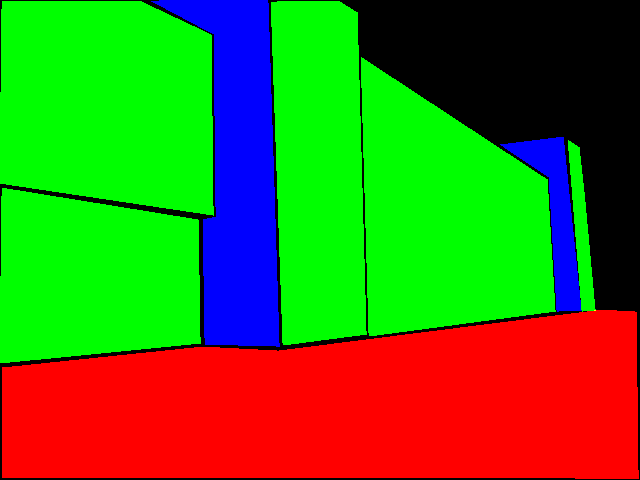
//> input picture data/york/p1020822.png, 640 x 480 px, given in place of P1020822.jpg, which was not available
$ ./mxGetEdges   (built with g++ and OpenCV 4)
//> lines starting //> are read from the running program, lines starting //| are printed output that depends on the picture; after the words box and inside, x2 and y2 are one past the last pixel; in counts of white or black regions, pixels touching at a corner belong together; pictures that were not available may be replaced by others from this repository, and a replacement may not be noted
#include<stdlib.h>
#include<string.h>
#include<math.h>
#include<assert.h>

//#define MATLAB

#ifdef MATLAB
#include<mex.h>
#endif

#ifdef _OPENMP
#include <omp.h>
#else
#warning Not using OpenMP
#endif

#include <iostream>
#include <math.h>
#include <stdlib.h>
#include <unistd.h>
#include <vector>
#include <list>
#include <sstream>

#include "opencv2/imgproc/imgproc.hpp"
#include "opencv2/highgui/highgui.hpp"
#include "opencv2/core/core_c.h"
#include <vector>

#define uint8 unsigned char
#define uint unsigned int
#define WHITE 255
#define BLACK 0
//#define CANNY_THRESH 500
#define CANNY_THRESH 200
#define CANNY_MASK   5

//#define DEBUG

template<class T> class Image
{
  private:
  IplImage* imgp;
  public:
  Image(IplImage* img=0) {imgp=img;}
  ~Image(){imgp=0;}
  void operator=(IplImage* img) {imgp=img;}
  inline T* operator[](const int rowIndx) {
    return ((T *)(imgp->imageData + rowIndx*imgp->widthStep));}
};


// [9 lines left out: functions getColor, setColor, not called in this run]

//---------------------------------------------------------------------
//---------------------------------------------------------------------
//---------------------------------------------------------------------
#ifdef _OPENMP
int OMP_getNbThread()
{
int nthreads=1, tid;

/* Fork a team of threads with each thread having a private tid variable */
#pragma omp parallel private(tid)
 {
   tid = omp_get_thread_num();
   //printf("[%d] thread\n", tid);
   /* Only master thread does this */
   if (tid == 0)
     {
       nthreads = omp_get_num_threads();
       //printf("[%d] Number of threads = %d\n", tid,nthreads);
     }
 }  /* All threads join master thread and terminate */

 printf("Number of threads = %d\n", nthreads);
 return nthreads;
}
#endif
//---------------------------------------------------------------------
//---------------------------------------------------------------------
//---------------------------------------------------------------------
#ifdef _OPENMP
//Parallel version
void
OMP_eraseBorder(IplImage* iplEdge)
{
  Image<uint8> iplEdgeT(iplEdge);

  //make sure border is off
  int tid;
#pragma omp parallel private(tid)
  {
    tid = omp_get_thread_num();
    if (tid==0)
      {
	for (int y = 0; y < iplEdge->height; y++)
	  {
	    iplEdgeT[y][0              ] = BLACK;
	    iplEdgeT[y][1              ] = BLACK;
	    iplEdgeT[y][2              ] = BLACK;
	    iplEdgeT[y][iplEdge->width-1] = BLACK;
	    iplEdgeT[y][iplEdge->width-2] = BLACK;
	    iplEdgeT[y][iplEdge->width-3] = BLACK;
	  }
      }
    else if (tid==1)
      {
	for (int x = 0; x < iplEdge->width; x++)
	  {
	    iplEdgeT[0               ][x] = BLACK;
	    iplEdgeT[1               ][x] = BLACK;
	    iplEdgeT[2               ][x] = BLACK;
	    iplEdgeT[iplEdge->height-1][x] = BLACK;
	    iplEdgeT[iplEdge->height-2][x] = BLACK;
	    iplEdgeT[iplEdge->height-3][x] = BLACK;
	  }
      }
  }
}
#define eraseBorder  OMP_eraseBorder
#else
//non-Parallel version
void
eraseBorder(IplImage* iplEdge)
{
  Image<uint8> iplEdgeT(iplEdge);

  //make sure border is off
  for (int y = 0; y < iplEdge->height; y++)
    {
      iplEdgeT[y][0              ] = BLACK;
      iplEdgeT[y][iplEdge->width-1] = BLACK;
    }
  for (int x = 0; x < iplEdge->width; x++)
    {
      iplEdgeT[0               ][x] = BLACK;
      iplEdgeT[iplEdge->height-1][x] = BLACK;
    }

}
#endif


//---------------------------------------------------------------------
//---------------------------------------------------------------------
//---------------------------------------------------------------------
#ifdef _OPENMP
//Parallel version
void
OMP_eliminateJunction(IplImage* iplEdge, uint8 edgC, uint8 backC)
{
  int W = iplEdge->width;
  int H = iplEdge->height;

   Image<uint8> iplEdgeT(iplEdge);


  IplImage* iplIntImg = cvCreateImage( cvSize(W+1, H+1), IPL_DEPTH_32S, 1 );
  cvIntegral(iplEdge, iplIntImg,NULL, NULL );
  Image<int>  iplIntImgT(iplIntImg);

  int nthreads = OMP_getNbThread();

  int tid;
#pragma omp parallel private(tid)
  {
    tid = omp_get_thread_num();
    int bg = tid+1;
    printf("[%d] Starting at %d\n", tid,bg);
    for (int y = bg; y < iplEdge->height-1; y+=nthreads) {
      //printf("%d %d %d %d\n", tid,y,iplEdge->height-1, nthreads );
      for (int x = 1; x < iplEdge->width-1; x++) {
	//even if current pixel is not mark, we mark it
	//a junction can have no edge!
	//double s = iplEdgeT[y][x];
	//if (s!=edgC)
	//  nbEdge+=255;

	//faster than above
	uint nbEdge=255 - iplEdgeT[y][x]; //if no edge, add 255, otherwise, start at 0, will be added below

	nbEdge += (  iplIntImgT[y-1][x-1]
		     + iplIntImgT[y+2][x+2]
		     - iplIntImgT[y+2][x-1]
		     - iplIntImgT[y-1][x+2]);

	if (nbEdge>=4*255)
	  iplEdgeT[y][x] = backC;

      }}
  }  //end pragma omp parallel private(tid)

}
#define eliminateJunction OMP_eliminateJunction
#else
void
eliminateJunction(IplImage* iplEdge, uint8 edgC, uint8 backC)
{
  Image<uint8> iplEdgeT(iplEdge);


   //IplImage* iplIntImg = cvCreateImage( cvSize(W+1, H+1), IPL_DEPTH_32S, 1 );
  //cvIntegral(iplEdge, iplIntImg,NULL, NULL );
  //Image<int>  iplIntImgT(iplIntImg);


  for (int x = 1; x < iplEdge->width-1; x++){
    for (int y = 1; y < iplEdge->height-1; y++)
      {
	uint nbEdge=0;

	nbEdge = ( iplEdgeT[y-1][x] +
		   iplEdgeT[y+1][x] +
		   iplEdgeT[y][x+1] +
		   iplEdgeT[y][x-1]);


	if (nbEdge>=3*255)
	  {
	    iplEdgeT[y][x]   = backC;
	    iplEdgeT[y-1][x] = backC;
	    iplEdgeT[y+1][x] = backC;
	    iplEdgeT[y][x-1] = backC;
	    iplEdgeT[y][x+1] = backC;
	  }
	// [23 lines of commented-out code are left out]

      }
  }

}

#endif

//Two pass flood fill to make sure points are ordered
//this is robust to loop!
//there must be no junctions
std::vector< CvPoint>
floodfill(CvPoint seed, uint8 edgC,  uint8 bckV, IplImage* img)
{
  Image<uint8> imgT(img);

  std::vector<CvPoint> vPt;
  uint8 bckV2 = bckV+10;

  uint8 s = imgT[seed.y][seed.x];
  if (s != edgC)  //not an edge
    return vPt;

  vPt.push_back(seed);
  imgT[seed.y][seed.x] = bckV2;

  uint i =0;
  uint lastPush=0;
  uint lastPushPrev=0;
  //pass one: this is just a naive floodfill
  while (true)
    {
      CvPoint p_curr = vPt[i];
      CvPoint p = p_curr;

      for (int x=-1;x<=1;x++)
	{
	  for (int y=-1;y<=1;y++)
	    {
	      p.x=p_curr.x+x;
	      p.y=p_curr.y+y;
	      //printf("%d %d\n", p.x,p.y);
	      //s = cvGet2D(img,p.y,p.x);
	      s = imgT[p.y][p.x];
	      if (s==edgC)  {
		vPt.push_back(p);		//cvSet2D(img,p.y,p.x, bckV2);
		imgT[p.y][p.x] = bckV2;
		lastPushPrev = i;
		lastPush     = vPt.size()-1;
	      }
	    }
	}
      i++;

      if (i==vPt.size())
	break;

    }
  if (vPt.size() < 3)
    return vPt;

  CvPoint p1 = vPt[lastPush]; //this the last push on the stack
  CvPoint p2 = vPt[lastPushPrev]; //this the connected pixel to this last push
  imgT[p1.y][p1.x] = bckV;
  imgT[p2.y][p2.x] = bckV;

  vPt.clear(); //reset list

  vPt.push_back(p1); //going reverse, this is the new beginning
  vPt.push_back(p2); //go to next and make sure we go in the right direction
  i=1;
  //pass two start from the ending: that will make sure the data are sorted
  while (true)
    {
      CvPoint p_curr = vPt[i];
      CvPoint p = p_curr;

      for (int x=-1;x<=1;x++)
  	{
  	  for (int y=-1;y<=1;y++)
  	    {
  	      p.x=p_curr.x+x;
  	      p.y=p_curr.y+y;
  	      s = imgT[p.y][p.x]; // cvGet2D(img,p.y,p.x);
  	      if (s==bckV2)  {
  		vPt.push_back(p);
  		imgT[p.y][p.x] = bckV; //cvSet2D(img,p.y,p.x, bckV);
  	      }
  	    }
  	}

      i++;

      if (i>=vPt.size())
  	break;

    }
  // [12 lines of commented-out code are left out]


  return vPt;

}

// [27 lines left out: function isLine, not called in this run]

//split edged to straight lines
//TODO
#warning edge split not implemented yet
// [14 lines left out: function splitEdgeGroup, not called in this run]

//groupe edges by floodfilling
std::vector< std::vector <CvPoint> >
getEdgeGroup(IplImage* iplEdge, uint minLength)
{

  Image<uint8> iplEdgeT(iplEdge);

  std::vector< std::vector <CvPoint> > vComp;

  eraseBorder(iplEdge);
  eliminateJunction(iplEdge, WHITE, BLACK); //make sure there are no crossing
  IplImage* iplEdgeCpy = cvCloneImage(iplEdge);

#ifdef DEBUG
  cvSaveImage("edge-nojunc.png", iplEdge);
#endif

  for (int x = 1; x < iplEdge->width-1; x++)
    {
      for (int y = 1; y < iplEdge->height-1; y++)
	{
	  uint8 s = iplEdgeT[y][x];//cvGet2D(iplEdge,p.y,p.x);
	  if (s!=WHITE) continue;   //already included in a list

	  std::vector<CvPoint> vPt = floodfill(cvPoint(x,y), WHITE,  BLACK, iplEdgeCpy);

	  if (vPt.size() >= minLength)
	    vComp.push_back(vPt);

	}
    }

  cvReleaseImage(&iplEdgeCpy);
  return vComp;

}


#ifdef MATLAB

void
mexFunction(int nout, mxArray *out[],
            int nin, const mxArray *in[])
{
  uint8* img;

  enum {img_i=0, minLength_i} ;
  enum {c_edgeGroups_i=0, imgEdge_i} ;


  // int i =cvUseOptimized(1);
  // printf("optimized -> %d\n", i);
  /* ------------------------------------------------------------------
  **                                                Check the arguments
  ** --------------------------------------------------------------- */
  if (nin != 2) {
    mexErrMsgTxt("At least 1 input arguments required");
  }
  if (nout > 2) {
    mexErrMsgTxt("Too many output arguments");
  }

  img = (uint8*) mxGetData(in[img_i]) ;
  uint minLength = (uint) mxGetScalar(in[minLength_i]);

  int imgHeight = mxGetM(in[img_i]) ;
  int imgWidth  = mxGetN(in[img_i]) ;

  //copy image to OPENCV format
  IplImage* iplImg = cvCreateImage (cvSize(imgWidth, imgHeight),
				    8, 1);
  Image<uint8> iplImgT(iplImg);

  for (int x = 0; x < imgWidth; x++)
    for (int y = 0; y < imgHeight; y++)
      iplImgT[y][x] =  getColor(img,imgHeight, x,y);

  //get edge map
  cv::Mat mat_img(iplImg);
  cv::Mat m_edge;

  cv::Canny(mat_img,m_edge,CANNY_THRESH,CANNY_THRESH*4,CANNY_MASK);
  IplImage* iplEdge = new IplImage(m_edge);
  //get edgelist
  //printf("Computing\n");
  std::vector< std::vector <CvPoint> > vComp = getEdgeGroup(iplEdge, minLength);

  //copy to cell
  mxArray* vCell = (mxArray*) mxCreateCellMatrix(1,vComp.size() );

  //printf("Copying data\n");
  for (uint i=0; i<vComp.size();i++)
    {
      std::vector<CvPoint> vPt = vComp[i];
      int nbPt = vPt.size();

      mxArray* mxMat = (mxArray*) mxCreateDoubleMatrix(nbPt,2,mxREAL) ; //arrange un columns
      double* mat = (double*) mxGetPr(mxMat);

      for (int p=0; p<nbPt;p++)
      	{
      	  mat[p]     = vPt[p].y;
      	  mat[p+nbPt]= vPt[p].x;

      	}
      mxSetCell(vCell, i, mxMat);

    }
  out[c_edgeGroups_i] = vCell;

  if (nout >= 2) //return edge image, mostly for debugging
    {
      mxArray* mxImgEdge = (mxArray*) mxCreateNumericMatrix(imgHeight,imgWidth,mxUINT8_CLASS,mxREAL);
      uint8* imgEdge = (uint8*) mxGetPr(mxImgEdge);

      Image<uint8> iplEdgeT(iplEdge);
      for (int x = 0; x < imgWidth; x++)
	for (int y = 0; y < imgHeight; y++)
	  setColor(imgEdge,imgHeight, x,y, iplEdgeT[y][x]);

      out[imgEdge_i] = mxImgEdge;
    }


  delete iplEdge;
  cvReleaseImage(&iplImg);
}

#else

//g++  -Wall  -I/usr/local/include/opencv    -lm   -L/usr/local/lib -lcxcore -lcv -lhighgui -lcvaux -lml     mxEdgelink.cpp -o mxEdgelink


int main()
{
  //char imgName[] = "edge.jpg";
  //#define DIRECT
#ifdef DIRECT
  char imgName[] = "../fig/__tmp_edge.png";
  IplImage* iplEdge=cvLoadImage(imgName, 0);
#else
  //char imgName[] = "../../RandomImages/camrect2_1199740292_793000_+39.953758_-75.210335.jpg";
  char imgName[] = "../../YorkUrbainDB/P1020822/P1020822.jpg";
  //char imgName[] = "../../YorkUrbainDB/P1020171/P1020171.jpg";
  IplImage* iplImg    =cvLoadImage(imgName, 0);//grayscale loading
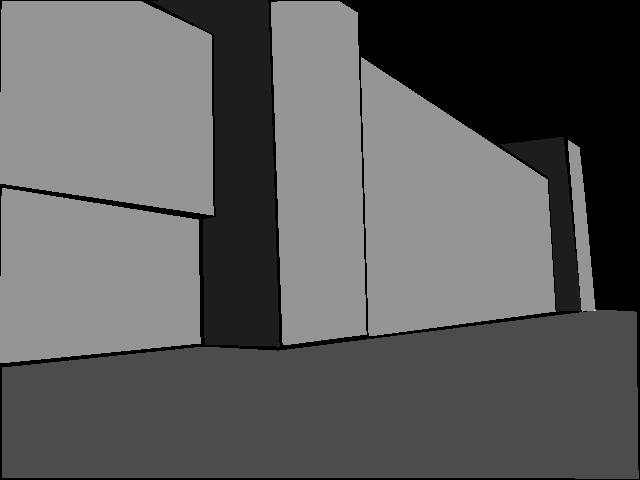
//> iplImg: 480 rows x 640 cols, CV_8UC1; min 0, max 225, mean 92.3
  IplImage* iplEdge = 0;

  cv::Mat mat_img(iplImg );
  cv::Mat m_edge;
  cv::Canny(mat_img,m_edge,CANNY_THRESH,CANNY_THRESH*4,CANNY_MASK);
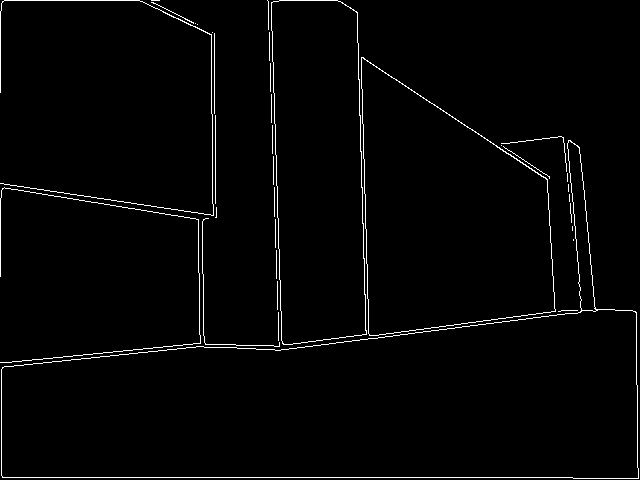
//> m_edge: 480 rows x 640 cols, CV_8UC1; 1.9% white in thin lines or dots
  iplEdge = new IplImage(m_edge);

#ifdef DEBUG
  cvSaveImage("edge.jpg", iplEdge);
#endif
#endif

  if(!iplEdge){
    printf("Could not load image file: %s\n",imgName);
    return 0;
  }

  std::vector< std::vector <CvPoint> > vComp = getEdgeGroup(iplEdge, 30);
//> in getEdgeGroup, `eraseBorder(iplEdge);`:
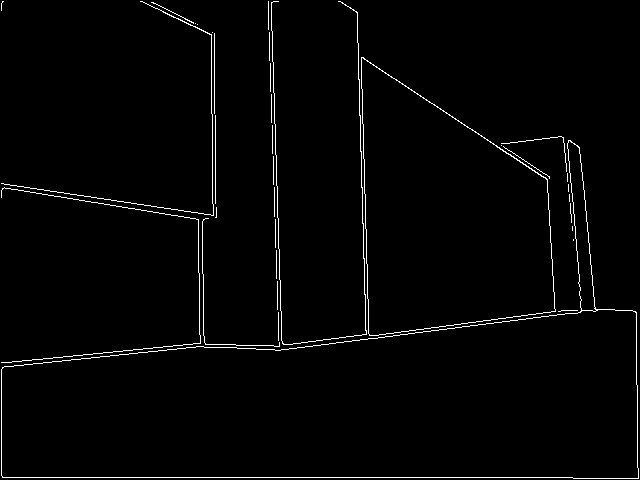
//> iplEdge: 480 rows x 640 cols, CV_8UC1; 1.8% white in thin lines or dots
//> in getEdgeGroup, `eliminateJunction(iplEdge, WHITE, BLACK);`: iplEdge: 480 rows x 640 cols, CV_8UC1; 1.8% white in thin lines or dots
//> after the loop in getEdgeGroup, `for (int x = 1; x < iplEdge->width-1; x++)`:
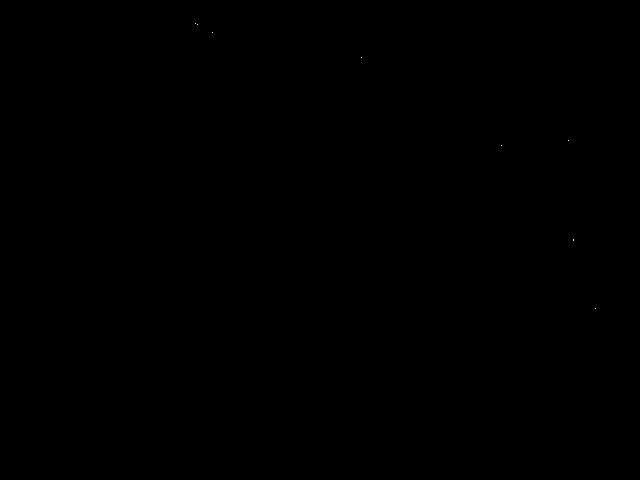
//> iplEdgeCpy: 480 rows x 640 cols, CV_8UC1; values 0 (black) and 10 (white), 0% white in thin lines or dots, all inside (x1, y1, x2, y2) = (195, 23, 596, 309)
//> after the loop in getEdgeGroup, `for (int x = 1; x < iplEdge->width-1; x++)`: vComp = 14 items
//> vComp = 14 items

  IplImage* iplEdgeF=cvCreateImage(cvSize(iplEdge->width, iplEdge->height),IPL_DEPTH_8U,1);
  cvSet(iplEdgeF, cvScalar(0));

  Image<uint8> iplEdgeFT(iplEdgeF);
  for (uint i=0; i<vComp.size();i++)
    {
      std::vector<CvPoint> vPt = vComp[i];
      int nbPt = vPt.size();

      for (int p=0; p<nbPt;p++)
	iplEdgeFT[ vPt[p].y ][ vPt[p].x ] = 255;

    }
//> this loop made 14 passes
//> nbPt on passes 1 to 12: 486, 516, 1530, 49, 209, 81, 89, 788, 30, 855, 97, 49


#ifdef DEBUG
  cvSaveImage("comp.png", iplEdgeF);
#endif

  return 0;


}

#endif

$ run again, with data/york/p1020171.png copied over data/york/p1020822.png
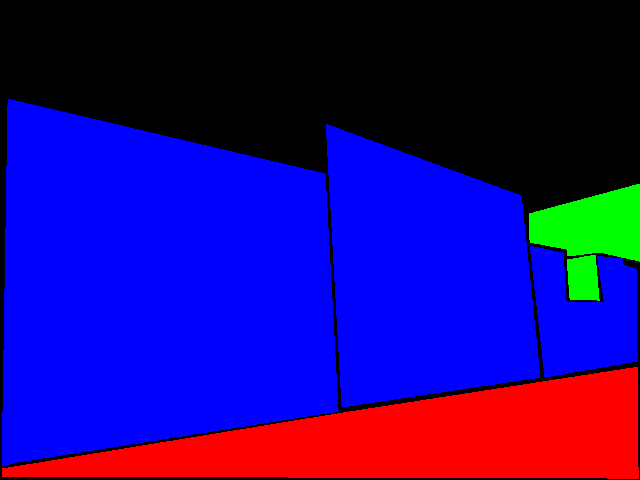
//> input picture data/york/p1020171.png, 640 x 480 px, given in place of P1020822.jpg, which was not available
//> `IplImage* iplImg    =cvLoadImage(imgName, 0);`:
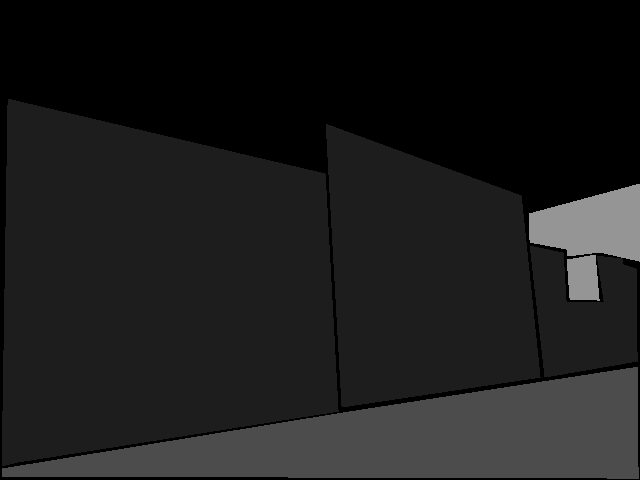
//> iplImg: 480 rows x 640 cols, CV_8UC1; min 0, max 149, mean 27.7
//> `cv::Canny(mat_img,m_edge,CANNY_THRESH,CANNY_THRESH*4,CANNY_MASK);`:
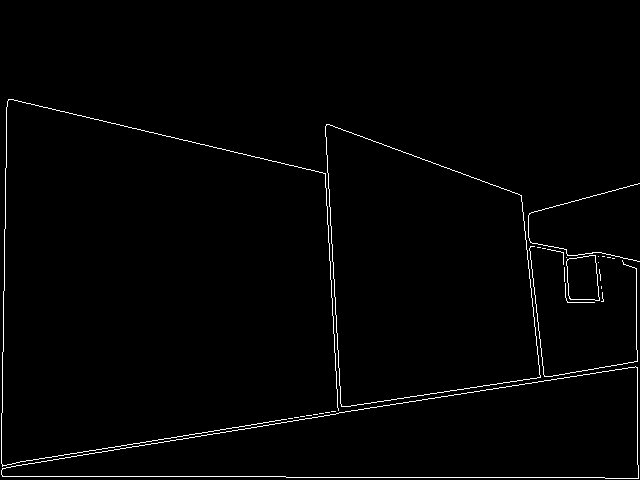
//> m_edge: 480 rows x 640 cols, CV_8UC1; 1.4% white in thin lines or dots, all inside (x1, y1, x2, y2) = (1, 99, 640, 479)
//> after the loop in getEdgeGroup, `for (int x = 1; x < iplEdge->width-1; x++)`: vComp = 8 items
//> the loop `for (uint i=0; i<vComp.size();i++)` made 8 passes
//> nbPt on passes 1 to 8: 919, 1387, 283, 858, 253, 338, 47, 143

$ run again, with data/york/p1020177.png copied over data/york/p1020822.png
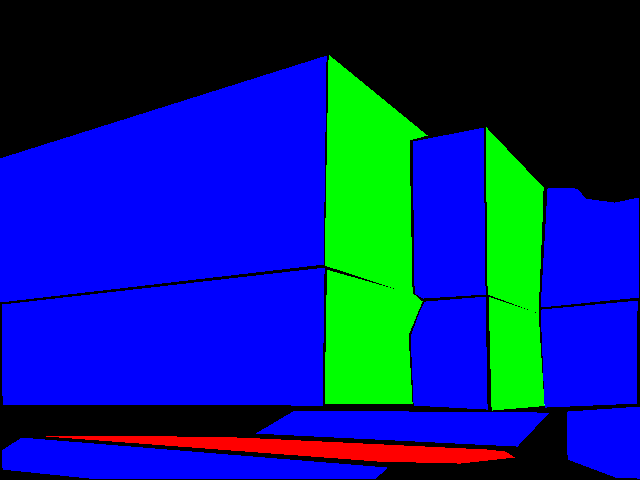
//> input picture data/york/p1020177.png, 640 x 480 px, given in place of P1020822.jpg, which was not available
//> `IplImage* iplImg    =cvLoadImage(imgName, 0);`:
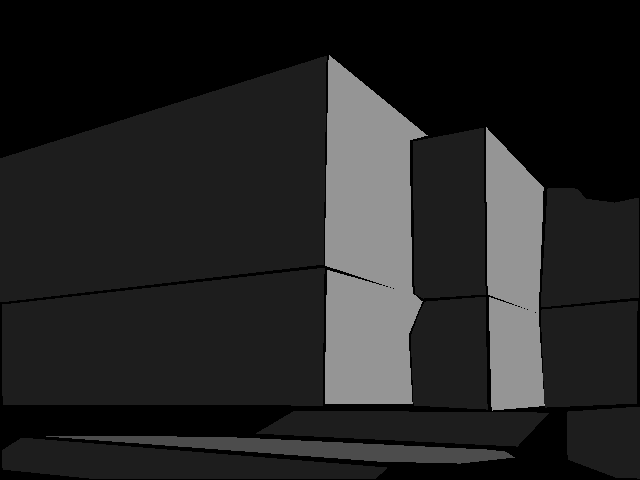
//> iplImg: 480 rows x 640 cols, CV_8UC1; min 0, max 178, mean 35.8
//> `cv::Canny(mat_img,m_edge,CANNY_THRESH,CANNY_THRESH*4,CANNY_MASK);`:
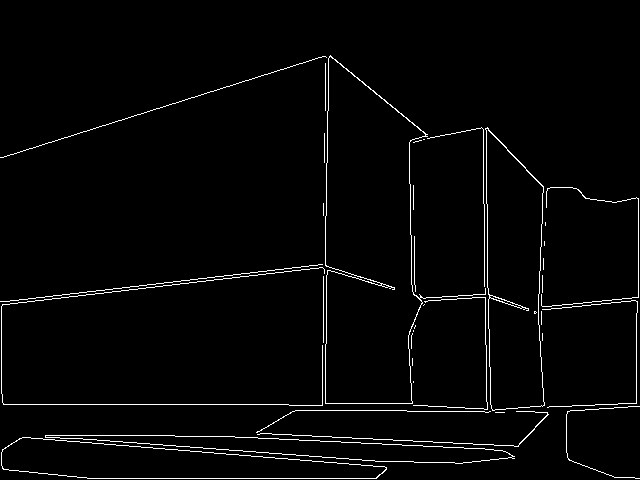
//> m_edge: 480 rows x 640 cols, CV_8UC1; 2.4% white in thin lines or dots, all inside (x1, y1, x2, y2) = (0, 55, 640, 479)
//> after the loop in getEdgeGroup, `for (int x = 1; x < iplEdge->width-1; x++)`: vComp = 30 items
//> the loop `for (uint i=0; i<vComp.size();i++)` made 30 passes
//> nbPt on passes 1 to 8: 326, 322, 806, 799, 465, 464, 242, 319

$ run again, with data/york/p1020816.png copied over data/york/p1020822.png
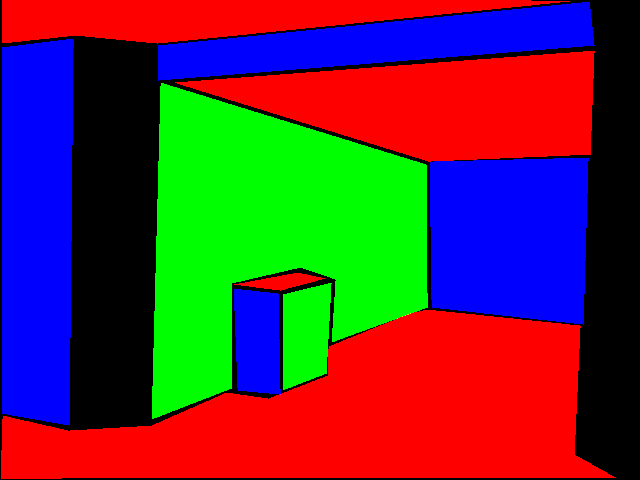
//> input picture data/york/p1020816.png, 640 x 480 px, given in place of P1020822.jpg, which was not available
//> `IplImage* iplImg    =cvLoadImage(imgName, 0);`:
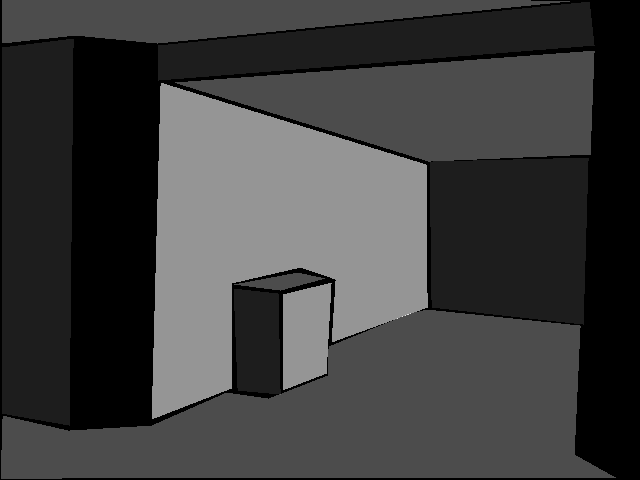
//> iplImg: 480 rows x 640 cols, CV_8UC1; min 0, max 225, mean 62.3
//> `cv::Canny(mat_img,m_edge,CANNY_THRESH,CANNY_THRESH*4,CANNY_MASK);`:
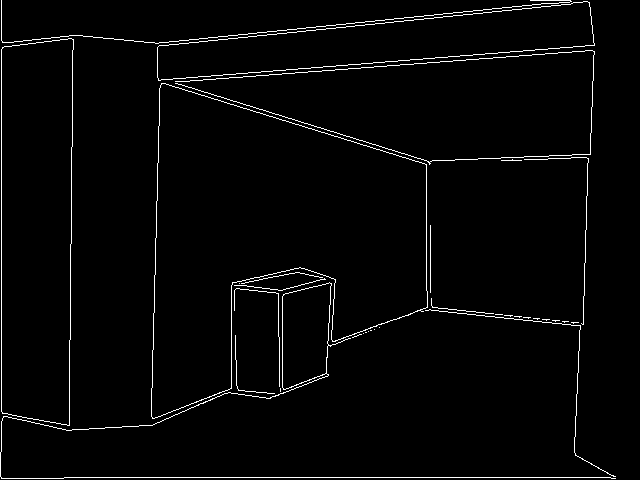
//> m_edge: 480 rows x 640 cols, CV_8UC1; 2.3% white in thin lines or dots
//> after the loop in getEdgeGroup, `for (int x = 1; x < iplEdge->width-1; x++)`: vComp = 17 items
//> the loop `for (uint i=0; i<vComp.size();i++)` made 17 passes
//> nbPt on passes 1 to 8: 611, 890, 368, 616, 1204, 944, 682, 257
